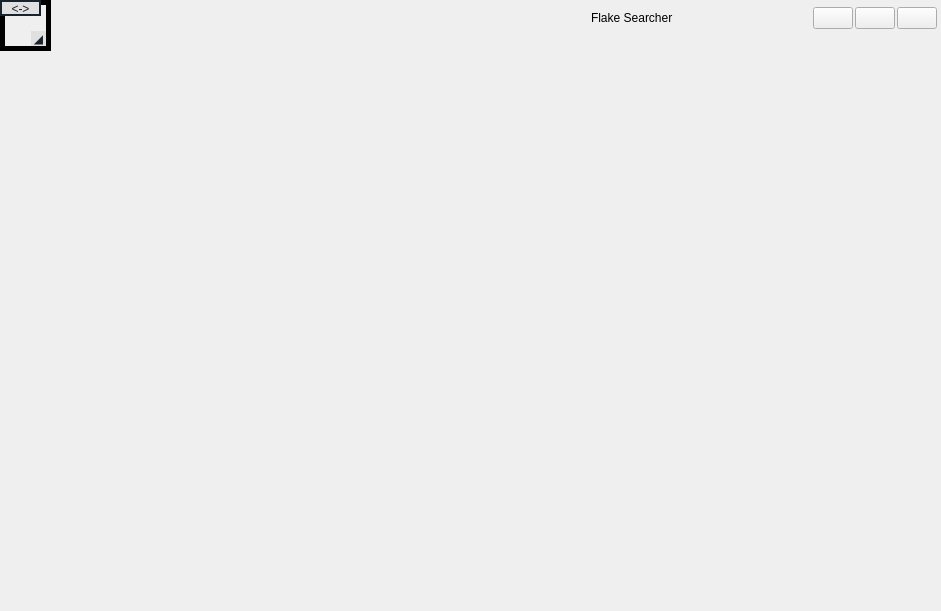
<?xml version="1.0" encoding="UTF-8"?>
<ui version="4.0">
 <class>MainWindow</class>
 <widget class="QMainWindow" name="MainWindow">
  <property name="geometry">
   <rect><x>0</x><y>0</y><width>941</width><height>611</height></rect>
  </property>
  <property name="windowTitle"><string>Flake Searcher Overlay</string></property>
  <property name="layoutDirection"><enum>Qt::LeftToRight</enum></property>
  <widget class="QWidget" name="centralwidget">
   <layout class="QHBoxLayout" name="main_layout">
    <property name="sizeConstraint"><enum>QLayout::SetNoConstraint</enum></property>
    <property name="spacing"><number>0</number></property>
    <property name="leftMargin"><number>0</number></property>
    <property name="topMargin"><number>0</number></property>
    <property name="rightMargin"><number>0</number></property>
    <property name="bottomMargin"><number>0</number></property>
    <item alignment="Qt::AlignLeft|Qt::AlignTop">
     <widget class="QFrame" name="image_frame">
      <property name="minimumSize"><size><width>46</width><height>46</height></size></property>
      <property name="sizePolicy">
       <sizepolicy hsizetype="Fixed" vsizetype="Fixed"><horstretch>0</horstretch><verstretch>0</verstretch></sizepolicy>
      </property>
      <property name="frameShape"><enum>QFrame::Box</enum></property>
      <property name="frameShadow"><enum>QFrame::Plain</enum></property>
      <property name="lineWidth"><number>5</number></property>
      <layout class="QGridLayout" name="frame_handle_layout">
       <property name="spacing"><number>0</number></property>
       <property name="leftMargin"><number>0</number></property>
       <property name="topMargin"><number>0</number></property>
       <property name="rightMargin"><number>0</number></property>
       <property name="bottomMargin"><number>0</number></property>
       <item row="0" column="1">
        <spacer name="frame_horizontal_spacer">
         <property name="orientation"><enum>Qt::Horizontal</enum></property>
         <property name="sizeHint" stdset="0"><size><width>40</width><height>1</height></size></property>
        </spacer>
       </item>
       <item row="1" column="0">
        <spacer name="frame_vertical_spacer">
         <property name="orientation"><enum>Qt::Vertical</enum></property>
         <property name="sizeHint" stdset="0"><size><width>1</width><height>40</height></size></property>
        </spacer>
       </item>
       <item row="1" column="1" alignment="Qt::AlignRight|Qt::AlignBottom">
        <widget class="QLabel" name="resize_handle">
         <property name="minimumSize"><size><width>15</width><height>15</height></size></property>
         <property name="maximumSize"><size><width>15</width><height>15</height></size></property>
         <property name="cursor"><cursorShape>SizeFDiagCursor</cursorShape></property>
         <property name="accessibleName"><string>Resize capture frame</string></property>
         <property name="toolTip"><string>Drag to resize the microscope capture frame</string></property>
         <property name="styleSheet"><string notr="true">background-color: rgb(224, 224, 224); color: rgb(25, 35, 45);</string></property>
         <property name="text"><string>◢</string></property>
         <property name="alignment"><set>Qt::AlignCenter</set></property>
        </widget>
       </item>
      </layout>
     </widget>
    </item>
    <item>
     <widget class="QFrame" name="control_panel">
      <property name="minimumSize"><size><width>300</width><height>0</height></size></property>
      <property name="maximumSize"><size><width>360</width><height>16777215</height></size></property>
      <property name="sizePolicy">
       <sizepolicy hsizetype="Preferred" vsizetype="Expanding"><horstretch>0</horstretch><verstretch>1</verstretch></sizepolicy>
      </property>
      <property name="frameShape"><enum>QFrame::NoFrame</enum></property>
      <layout class="QVBoxLayout" name="control_panel_layout">
       <property name="spacing"><number>0</number></property>
       <property name="leftMargin"><number>0</number></property>
       <property name="topMargin"><number>0</number></property>
       <property name="rightMargin"><number>0</number></property>
       <property name="bottomMargin"><number>0</number></property>
       <item>
        <widget class="QWidget" name="window_header">
         <property name="minimumSize"><size><width>0</width><height>36</height></size></property>
         <property name="maximumSize"><size><width>16777215</width><height>36</height></size></property>
         <property name="accessibleName"><string>Window header</string></property>
         <layout class="QHBoxLayout" name="window_header_layout">
          <property name="spacing"><number>2</number></property>
          <property name="leftMargin"><number>10</number></property>
          <property name="topMargin"><number>3</number></property>
          <property name="rightMargin"><number>4</number></property>
          <property name="bottomMargin"><number>3</number></property>
          <item>
           <widget class="QLabel" name="window_title_label">
            <property name="text"><string>Flake Searcher</string></property>
            <property name="accessibleName"><string>Flake Searcher window title</string></property>
           </widget>
          </item>
          <item>
           <spacer name="header_spacer">
            <property name="orientation"><enum>Qt::Horizontal</enum></property>
            <property name="sizeHint" stdset="0"><size><width>20</width><height>20</height></size></property>
           </spacer>
          </item>
          <item><widget class="QPushButton" name="minimize_btn"/></item>
          <item><widget class="QPushButton" name="maximize_restore_btn"/></item>
          <item><widget class="QPushButton" name="close_btn"/></item>
         </layout>
        </widget>
       </item>
       <item>
        <widget class="QTabWidget" name="all_tabWidget">
         <property name="sizePolicy">
          <sizepolicy hsizetype="Expanding" vsizetype="Ignored"><horstretch>1</horstretch><verstretch>1</verstretch></sizepolicy>
         </property>
         <property name="minimumSize"><size><width>0</width><height>0</height></size></property>
         <property name="documentMode"><bool>true</bool></property>
        </widget>
       </item>
      </layout>
     </widget>
    </item>
   </layout>
   <widget class="QLabel" name="move_mark_2">
    <property name="geometry"><rect><x>0</x><y>0</y><width>41</width><height>16</height></rect></property>
    <property name="minimumSize"><size><width>41</width><height>16</height></size></property>
    <property name="maximumSize"><size><width>41</width><height>16</height></size></property>
    <property name="cursor"><cursorShape>SizeAllCursor</cursorShape></property>
    <property name="accessibleName"><string>Move overlay</string></property>
    <property name="toolTip"><string>Drag to move the overlay</string></property>
    <property name="styleSheet"><string notr="true">background-color: rgb(224, 224, 224); color: rgb(25, 35, 45);</string></property>
    <property name="frameShape"><enum>QFrame::Box</enum></property>
    <property name="frameShadow"><enum>QFrame::Plain</enum></property>
    <property name="lineWidth"><number>2</number></property>
    <property name="text"><string>&lt;-&gt;</string></property>
    <property name="alignment"><set>Qt::AlignCenter</set></property>
   </widget>
  </widget>
 </widget>
 <resources/>
 <connections/>
</ui>
